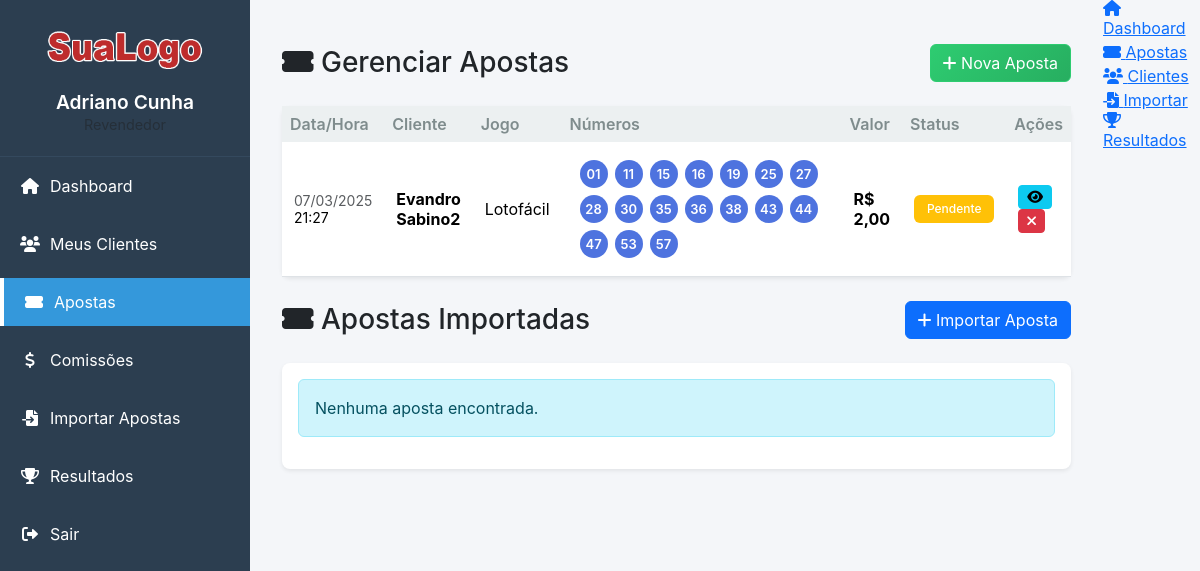
The page /revendedor2/apostas.php (signed in) on the database its author committed.
### tables this page shows
CREATE TABLE `apostas` (
  `id` int NOT NULL,
  `usuario_id` int DEFAULT NULL,
  `tipo_jogo_id` int DEFAULT NULL,
  `numeros` varchar(100) NOT NULL,
  `status` enum('pendente','aprovada','rejeitada') DEFAULT 'pendente',
  `comprovante_path` varchar(255) DEFAULT NULL,
  `created_at` timestamp NULL DEFAULT CURRENT_TIMESTAMP,
  `valor_aposta` decimal(10,2) DEFAULT NULL,
  `valor_premio` decimal(10,2) DEFAULT NULL,
  `revendedor_id` int DEFAULT NULL,
  `concurso` varchar(50) DEFAULT NULL,
  `processado` tinyint(1) DEFAULT '0',
  `acertos` int DEFAULT '0'
);

CREATE TABLE `usuarios` (
  `id` int NOT NULL,
  `nome` varchar(100) NOT NULL,
  `email` varchar(100) NOT NULL,
  `telefone` varchar(20) DEFAULT NULL,
  `whatsapp` varchar(20) DEFAULT NULL,
  `senha` varchar(255) NOT NULL,
  `tipo` enum('admin','usuario','revendedor') DEFAULT 'usuario',
  `created_at` timestamp NULL DEFAULT CURRENT_TIMESTAMP,
  `revendedor_id` int DEFAULT NULL,
  `comissao` decimal(5,2) DEFAULT '0.00',
  `data_cadastro` datetime DEFAULT CURRENT_TIMESTAMP,
  `status` tinyint(1) DEFAULT '1'
);

CREATE TABLE `jogos` (
  `id` int NOT NULL,
  `nome` varchar(255) NOT NULL,
  `quantidade_dezenas` int DEFAULT '6',
  `identificador_api` varchar(20) DEFAULT NULL,
  `titulo_importacao` varchar(100) DEFAULT NULL,
  `identificador_importacao` varchar(100) DEFAULT NULL,
  `numeros_total` int NOT NULL DEFAULT '100',
  `minimo_numeros` int NOT NULL DEFAULT '10',
  `maximo_numeros` int NOT NULL DEFAULT '25',
  `acertos_premio` int NOT NULL DEFAULT '10',
  `valor_aposta` decimal(10,2) NOT NULL DEFAULT '0.00',
  `valor_premio` decimal(10,2) NOT NULL DEFAULT '0.00',
  `numeros_disponiveis` int NOT NULL DEFAULT '60',
  `total_numeros` int NOT NULL DEFAULT '60',
  `dezenas` int NOT NULL DEFAULT '0',
  `dezenas_premiar` int NOT NULL DEFAULT '0',
  `valor` decimal(10,2) NOT NULL DEFAULT '0.00',
  `premio` decimal(10,2) NOT NULL DEFAULT '0.00',
  `status` tinyint(1) DEFAULT '1',
  `created_at` timestamp NULL DEFAULT CURRENT_TIMESTAMP,
  `data_criacao` timestamp NULL DEFAULT CURRENT_TIMESTAMP,
  `data_atualizacao` timestamp NULL DEFAULT CURRENT_TIMESTAMP ON UPDATE CURRENT_TIMESTAMP,
  `numero_concurso` varchar(10) DEFAULT NULL,
  `valor_acumulado` decimal(15,2) DEFAULT NULL,
  `data_proximo_concurso` date DEFAULT NULL,
  `valor_estimado_proximo` decimal(15,2) DEFAULT NULL,
  `api_nome` varchar(50) DEFAULT NULL
);

### revendedor2/apostas.php (the view, shortened to what this page needs)
<?php
require_once '../config/database.php';
$where = "WHERE u.revendedor_id = ?";
$params = [$_SESSION['usuario_id']];
try {
$stmt = $pdo->prepare("
    SELECT
        a.*,
        u.nome as nome_apostador,
        j.nome as nome_jogo,
        j.valor as valor_minimo,
        j.premio as premio_maximo
    FROM apostas a
    JOIN usuarios u ON a.usuario_id = u.id
    JOIN jogos j ON a.tipo_jogo_id = j.id
    $where
    ORDER BY a.created_at DESC
");
$stmt->execute($params);
$apostas = $stmt->fetchAll(PDO::FETCH_ASSOC);
    $stmt = $pdo->prepare("
        SELECT
            ai.id,
            ai.jogo_nome,
            ai.numeros,
            ai.valor_aposta,
            ai.valor_premio as valor_premio,
            ai.created_at,
            u.nome as apostador_nome,
            ai.whatsapp
        FROM
            apostas_importadas ai
            INNER JOIN usuarios u ON ai.usuario_id = u.id
        WHERE
            ai.revendedor_id = ?
        ORDER BY
            ai.created_at DESC
    ");
    $stmt->execute([$_SESSION['usuario_id']]);
    $apostas_importadas = $stmt->fetchAll(PDO::FETCH_ASSOC);
} catch (Exception $e) {
    error_log("Erro ao buscar apostas: " . $e->getMessage());
    $error = "Erro ao carregar os dados. Por favor, tente novamente.";
}
?>
<div class="container mt-4">
<div class="d-flex justify-content-between align-items-center mb-4">
    <h1 class="h3 mb-0 text-gray-800">
        <i class="fas fa-ticket-alt"></i> Gerenciar Apostas
    </h1>
        <a href="criar_aposta.php" class="btn btn-success">
        <i class="fas fa-plus"></i> Nova Aposta
        </a>
</div>
<div class="card shadow-sm">
    <div class="card-body p-0">
        <div class="table-responsive">
            <table class="table table-hover align-middle mb-0">
                <thead class="bg-light">
                    <tr>
                        <th>Data/Hora</th>
                        <th>Cliente</th>
                        <th>Jogo</th>
                        <th>Números</th>
                        <th>Valor</th>
                        <th>Status</th>
                        <th>Ações</th>
                    </tr>
                </thead>
                <tbody>
                    <?php foreach ($apostas as $aposta): ?>
                        <tr>
                            <td>
                                <div class="small text-muted"><?php echo date('d/m/Y', strtotime($aposta['created_at'])); ?></div>
                                <div class="small"><?php echo date('H:i', strtotime($aposta['created_at'])); ?></div>
                            </td>
                            <td>
                                <div class="fw-bold"><?php echo htmlspecialchars($aposta['nome_apostador']); ?></div>
                            </td>
                            <td><?php echo htmlspecialchars($aposta['nome_jogo']); ?></td>
                            <td>
                                    <div class="numeros-container">
                                        <?php
                                        $numeros = explode(',', $aposta['numeros']);
                                        sort($numeros);
                                        foreach ($numeros as $numero) {
                                            $num = str_pad(trim($numero), 2, '0', STR_PAD_LEFT);
                                            echo "<span class='numero-bolinha'>$num</span>";
                                        }
                                        ?>
                                    </div>
                            </td>
                            <td class="fw-bold">R$ <?php echo number_format($aposta['valor_aposta'], 2, ',', '.'); ?></td>
                            <td>
                                <span class="badge bg-<?php
                                    echo $aposta['status'] == 'aprovada' ? 'success' :
                                        ($aposta['status'] == 'rejeitada' ? 'danger' : 'warning');
                                ?>">
                                    <?php echo ucfirst($aposta['status']); ?>
                                </span>
                            </td>
                            <td>
                                <button class="btn btn-sm btn-info me-1" onclick="verDetalhes(<?php echo htmlspecialchars(json_encode($aposta)); ?>)">
                                    <i class="fas fa-eye"></i>
                                </button>
                                <?php if ($aposta['status'] == 'pendente'): ?>
                                    <button class="btn btn-sm btn-danger" onclick="cancelarAposta(<?php echo $aposta['id']; ?>)">
                                        <i class="fas fa-times"></i>
                                    </button>
                                <?php endif; ?>
                            </td>
                        </tr>
                    <?php endforeach; ?>
                </tbody>
            </table>
        </div>
    </div>
</div>
</div>
<div class="container mt-4">
    <div class="d-flex justify-content-between align-items-center mb-4">
        <h1 class="h3 mb-0 text-gray-800">
            <i class="fas fa-ticket-alt"></i> Apostas Importadas
        </h1>
        <a href="importar_apostas.php" class="btn btn-primary">
            <i class="fas fa-plus"></i> Importar Aposta
        </a>
    </div>
    <div class="card shadow-sm">
        <div class="card-body">
            <?php if (empty($apostas_importadas)): ?>
                <div class="alert alert-info">
                    Nenhuma aposta encontrada.
                </div>
            <?php endif; ?>
        </div>
    </div>
</div>
<link rel="stylesheet" href="../assets/css/bootstrap.min.css">
<link rel="stylesheet" href="../assets/css/style.css">
<link rel="stylesheet" href="https://cdnjs.cloudflare.com/ajax/libs/font-awesome/6.0.0/css/all.min.css">
<link rel="stylesheet" href="../assets/css/mobile.css">
</body>
<?php
require_once 'includes/layout.php';
?>

### assets/css/style.css (style rules this page uses)
:root { --primary-blue: #2c3e50; --secondary-blue: #34495e; --highlight-blue: #3498db; --primary-green: #2ecc71; --secondary-green: #27ae60; --background-light: #f4f6f9; --light-gray: #ecf0f1; --dark-gray: #7f8c8d; --danger: #e74c3c; --warning: #f39c12; --success: #27ae60; }
body { display: flex; min-height: 100vh; background-color: var(--background-light); margin: 0; font-family: -apple-system, BlinkMacSystemFont, 'Segoe UI', Roboto, Oxygen, Ubuntu, Cantarell, 'Open Sans', 'Helvetica Neue', sans-serif; }
.card { border: none; border-radius: 8px; box-shadow: 0 2px 10px rgba(0,0,0,0.1); margin-bottom: 20px; }
.btn-success { background-color: var(--primary-green); border-color: var(--primary-green); }
.table { margin-bottom: 0; }
.table th { font-weight: 600; color: var(--dark-gray); background-color: var(--light-gray); border-bottom: none; }
.table td { vertical-align: middle; }
.badge { padding: 0.5rem 0.8rem; font-weight: 500; }

### revendedor2/apostas.php (style rules this page uses)
.card { border: none; border-radius: 0.5rem; box-shadow: 0 2px 4px rgba(0, 0, 0, 0.05); }
.table > :not(caption) > * > * { padding: 1rem; }
.badge { padding: 0.5rem 0.8rem; font-weight: 500; }
.btn-success { background: linear-gradient(135deg, var(--primary-green), var(--secondary-green)) !important; border: none; }
.numero-bolinha { display: inline-flex !important; align-items: center !important; justify-content: center !important; width: 28px !important; height: 28px !important; min-width: 28px !important; background-color: #4e73df !important; color: white !important; border-radius: 50% !important; margin: 2px !important; font-weight: 600 !important; font-size: 13px !important; padding: 0 !important; line-height: 1 !important; text-align: center !important; }
.numeros-container { display: flex !important; flex-wrap: wrap !important; gap: 3px !important; padding: 4px !important; max-width: 100% !important; margin: 0 !important; min-width: 200px !important; }
.table td { vertical-align: middle !important; padding: 0.75rem !important; }
.table th { white-space: nowrap !important; }
.table th:nth-child(4), .table td:nth-child(4) { min-width: 280px !important; max-width: 400px !important; }

### rows shown on the page
apostas: created_at "07/03/2025", created_at "21:27", usuario.nome "Evandro Sabino2", jogos.nome "Lotofácil", numeros "01", numeros "11", numeros "15", numeros "16", numeros "19", numeros "25", numeros "27", numeros "28", numeros "30", numeros "35", numeros "36", numeros "38", numeros "43", numeros "44", numeros "47", numeros "53", numeros "57", valor_aposta "2,00", status "Pendente"

### other values the page prints
$_SESSION['nome'] "Adriano Cunha"
